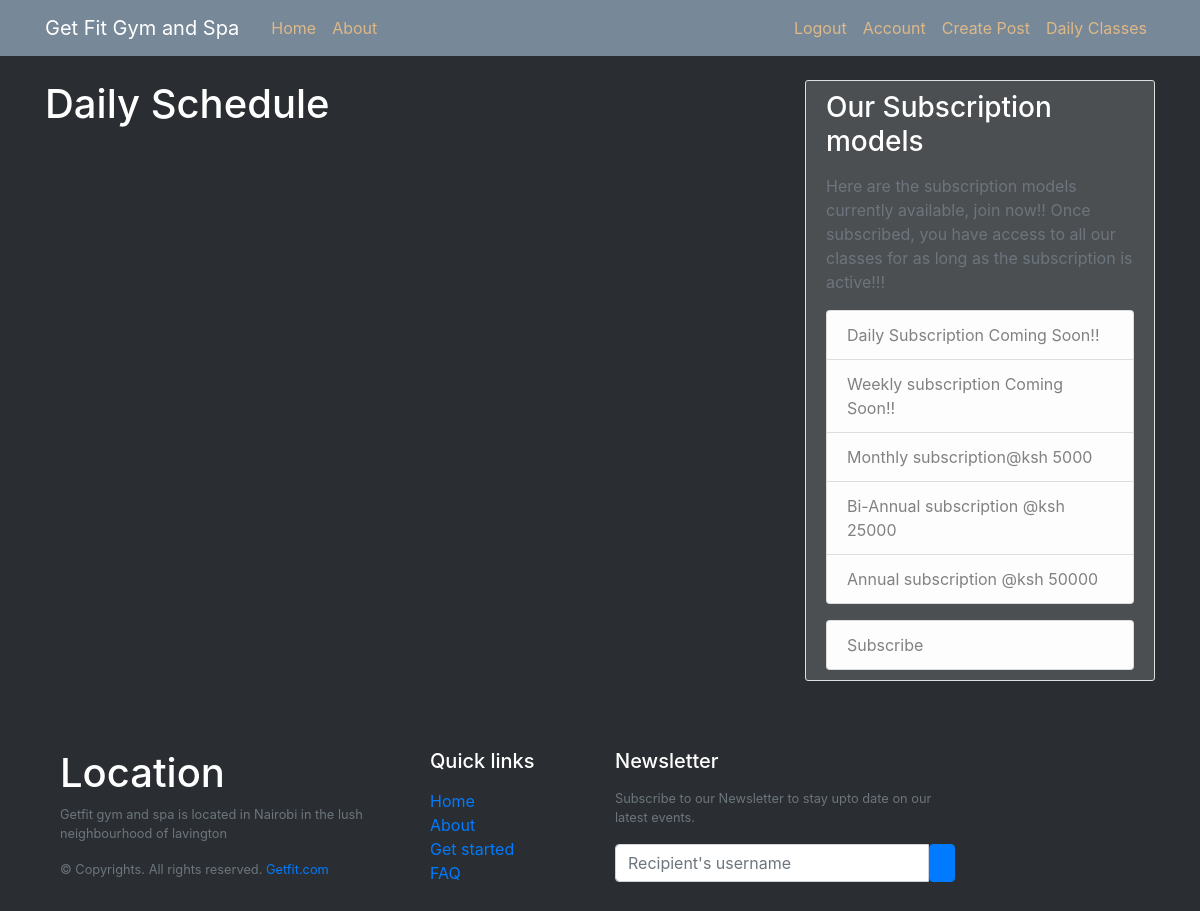
/classes (signed in), run on an earlier commit of the app's database.
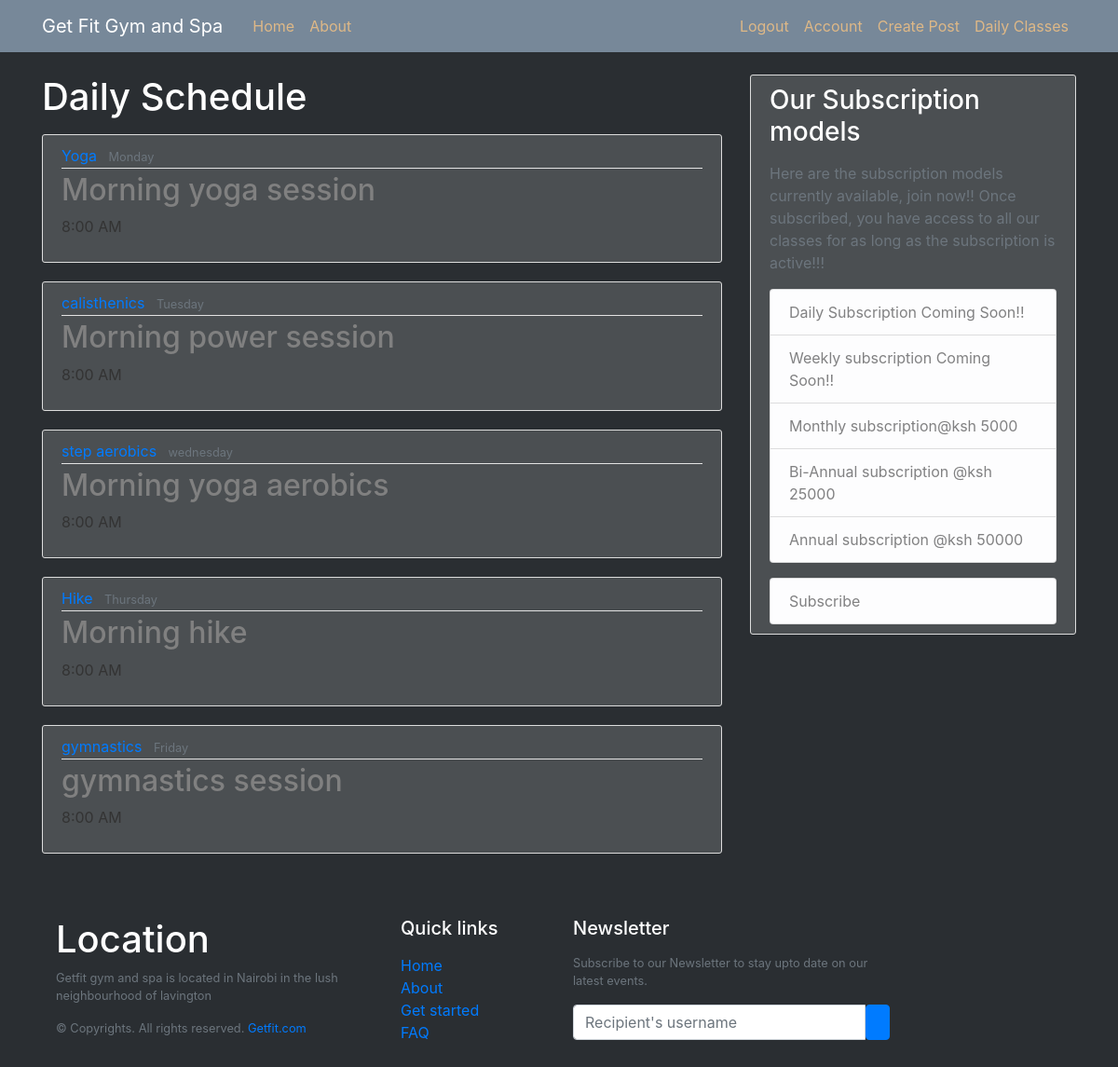
And on a later commit of the database.
### app/models.py (models this page shows)
class Schedule(db.Model):
    id = db.Column(db.Integer, primary_key=True)
    day = db.Column(db.String(100), nullable=False)
    title = db.Column(db.String(100), nullable=False)
    description = db.Column(db.Text, nullable=False)
    time = db.Column(db.String(100), nullable=False)

### app/users/routes.py (the view)
@users.route("/classes", methods=['GET', 'POST'])
@login_required
def d_class():
    classes = Schedule.query.all()
    return render_template('classes.html', classes=classes)

### app/models.py (called while the page is built)
@login_manager.user_loader
def load_user(user_id):
    return User.query.get(int(user_id))

### app/templates/classes.html
{% extends "layout.html" %}
{% block content %}
<h1 class="text-white mb-3">Daily Schedule</h1>
    {% for class in classes %}
    <article class="media content-section">
      <div class="media-body">
        <div class="article-metadata">
          <a class="mr-2" href="#">{{ class.title }}</a>
          <small class="text-muted">{{ class.day }}</small>
        </div>
        <h2><a class="article-title" href="#">{{ class.description }}</a></h2>
        <p class="article-content">{{ class.time }}</p>
      </div>
    </article>
    {% endfor %}
{% endblock content %}

What changed in the data, as far as the page shows it:
added Schedule: title "Yoga", day "Monday", description "Morning yoga session", time "8:00 AM"
added Schedule: title "calisthenics", day "Tuesday", description "Morning power session", time "8:00 AM"
added Schedule: title "step aerobics", day "wednesday", description "Morning yoga aerobics", time "8:00 AM"
added Schedule: title "Hike", day "Thursday", description "Morning hike", time "8:00 AM"
added Schedule: title "gymnastics", day "Friday", description "gymnastics session", time "8:00 AM"
